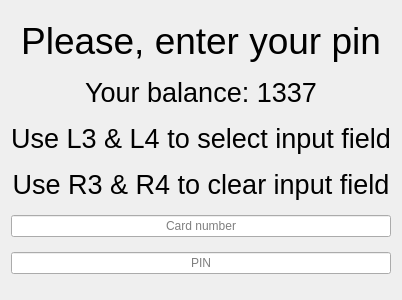
<?xml version="1.0" encoding="UTF-8"?>
<ui version="4.0">
 <class>DoubleInputScreen</class>
 <widget class="QWidget" name="DoubleInputScreen">
  <property name="geometry">
   <rect>
    <x>0</x>
    <y>0</y>
    <width>400</width>
    <height>300</height>
   </rect>
  </property>
  <property name="windowTitle">
   <string>Form</string>
  </property>
  <layout class="QVBoxLayout" name="verticalLayout" stretch="0,0,0,0,0,0">
   <item>
    <widget class="QLabel" name="label">
     <property name="sizePolicy">
      <sizepolicy hsizetype="Preferred" vsizetype="Fixed">
       <horstretch>0</horstretch>
       <verstretch>0</verstretch>
      </sizepolicy>
     </property>
     <property name="font">
      <font>
       <pointsize>28</pointsize>
      </font>
     </property>
     <property name="text">
      <string>Please, enter your pin</string>
     </property>
     <property name="alignment">
      <set>Qt::AlignCenter</set>
     </property>
    </widget>
   </item>
   <item>
    <widget class="QLabel" name="labelOptional">
     <property name="sizePolicy">
      <sizepolicy hsizetype="Preferred" vsizetype="Fixed">
       <horstretch>0</horstretch>
       <verstretch>0</verstretch>
      </sizepolicy>
     </property>
     <property name="font">
      <font>
       <pointsize>20</pointsize>
      </font>
     </property>
     <property name="text">
      <string>Your balance: 1337</string>
     </property>
     <property name="alignment">
      <set>Qt::AlignCenter</set>
     </property>
    </widget>
   </item>
   <item>
    <widget class="QLabel" name="label_2">
     <property name="sizePolicy">
      <sizepolicy hsizetype="Preferred" vsizetype="Fixed">
       <horstretch>0</horstretch>
       <verstretch>0</verstretch>
      </sizepolicy>
     </property>
     <property name="font">
      <font>
       <pointsize>20</pointsize>
      </font>
     </property>
     <property name="text">
      <string>Use L3 &amp; L4 to select input field</string>
     </property>
     <property name="alignment">
      <set>Qt::AlignCenter</set>
     </property>
    </widget>
   </item>
   <item>
    <widget class="QLabel" name="label_3">
     <property name="sizePolicy">
      <sizepolicy hsizetype="Preferred" vsizetype="Fixed">
       <horstretch>0</horstretch>
       <verstretch>0</verstretch>
      </sizepolicy>
     </property>
     <property name="font">
      <font>
       <pointsize>20</pointsize>
      </font>
     </property>
     <property name="text">
      <string>Use R3 &amp; R4 to clear input field</string>
     </property>
     <property name="alignment">
      <set>Qt::AlignCenter</set>
     </property>
    </widget>
   </item>
   <item>
    <widget class="QLineEdit" name="cardNumber">
     <property name="inputMask">
      <string>9999999999999999</string>
     </property>
     <property name="alignment">
      <set>Qt::AlignCenter</set>
     </property>
     <property name="readOnly">
      <bool>true</bool>
     </property>
     <property name="placeholderText">
      <string>Card number</string>
     </property>
     <property name="clearButtonEnabled">
      <bool>false</bool>
     </property>
    </widget>
   </item>
   <item>
    <widget class="QLineEdit" name="value">
     <property name="inputMask">
      <string>9999</string>
     </property>
     <property name="alignment">
      <set>Qt::AlignCenter</set>
     </property>
     <property name="readOnly">
      <bool>true</bool>
     </property>
     <property name="placeholderText">
      <string>PIN</string>
     </property>
    </widget>
   </item>
  </layout>
 </widget>
 <resources/>
 <connections/>
</ui>
